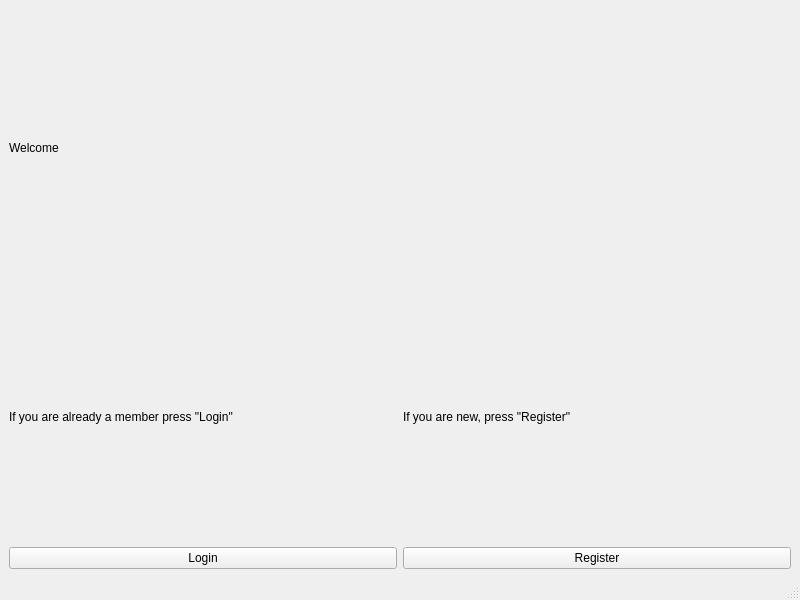
<?xml version="1.0" encoding="UTF-8"?>
<ui version="4.0">
 <class>Entry</class>
 <widget class="QMainWindow" name="Entry">
  <property name="geometry">
   <rect>
    <x>0</x>
    <y>0</y>
    <width>800</width>
    <height>600</height>
   </rect>
  </property>
  <property name="windowTitle">
   <string>Entry</string>
  </property>
  <widget class="QWidget" name="centralwidget">
   <layout class="QVBoxLayout" name="verticalLayout_2">
    <item>
     <widget class="QLabel" name="label_welcome">
      <property name="text">
       <string>Welcome</string>
      </property>
     </widget>
    </item>
    <item>
     <layout class="QVBoxLayout" name="verticalLayout">
      <item>
       <layout class="QHBoxLayout" name="horizontalLayout">
        <item>
         <widget class="QLabel" name="label_login">
          <property name="text">
           <string>If you are already a member press &quot;Login&quot;</string>
          </property>
         </widget>
        </item>
        <item>
         <widget class="QLabel" name="label_register">
          <property name="text">
           <string>If you are new, press &quot;Register&quot;</string>
          </property>
         </widget>
        </item>
       </layout>
      </item>
      <item>
       <layout class="QHBoxLayout" name="horizontalLayout_2">
        <item>
         <widget class="QPushButton" name="LoginBTN">
          <property name="text">
           <string>Login</string>
          </property>
         </widget>
        </item>
        <item>
         <widget class="QPushButton" name="RegisterBTN">
          <property name="text">
           <string>Register</string>
          </property>
         </widget>
        </item>
       </layout>
      </item>
     </layout>
    </item>
   </layout>
  </widget>
  <widget class="QStatusBar" name="statusbar"/>
 </widget>
 <resources/>
 <connections/>
</ui>
